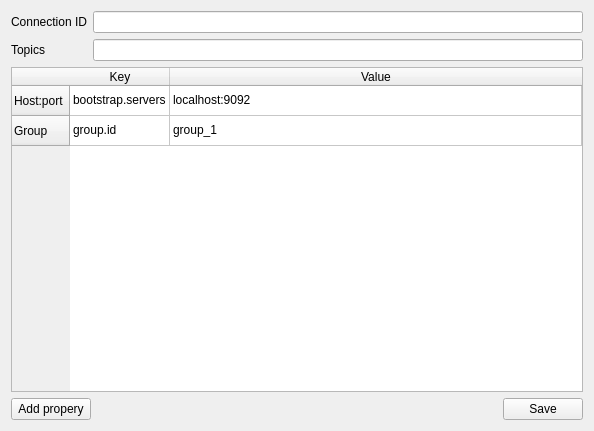
<?xml version="1.0" encoding="UTF-8"?>
<ui version="4.0">
 <class>ConnectionPropertiesForm</class>
 <widget class="QWidget" name="ConnectionPropertiesForm">
  <property name="geometry">
   <rect>
    <x>0</x>
    <y>0</y>
    <width>594</width>
    <height>431</height>
   </rect>
  </property>
  <property name="windowTitle">
   <string>Connection properties</string>
  </property>
  <layout class="QGridLayout" name="gridLayout">
   <item row="1" column="0">
    <widget class="QTableWidget" name="connectionPropertiesTableWidget">
     <attribute name="horizontalHeaderStretchLastSection">
      <bool>true</bool>
     </attribute>
     <attribute name="verticalHeaderStretchLastSection">
      <bool>false</bool>
     </attribute>
     <row>
      <property name="text">
       <string>Host:port</string>
      </property>
     </row>
     <row>
      <property name="text">
       <string>Group</string>
      </property>
     </row>
     <column>
      <property name="text">
       <string>Key</string>
      </property>
     </column>
     <column>
      <property name="text">
       <string>Value</string>
      </property>
     </column>
     <item row="0" column="0">
      <property name="text">
       <string>bootstrap.servers</string>
      </property>
      <property name="flags">
       <set>ItemIsUserCheckable|ItemIsEnabled</set>
      </property>
     </item>
     <item row="0" column="1">
      <property name="text">
       <string>localhost:9092</string>
      </property>
     </item>
     <item row="1" column="0">
      <property name="text">
       <string>group.id</string>
      </property>
      <property name="flags">
       <set>ItemIsUserCheckable|ItemIsEnabled</set>
      </property>
     </item>
     <item row="1" column="1">
      <property name="text">
       <string>group_1</string>
      </property>
     </item>
    </widget>
   </item>
   <item row="3" column="0">
    <layout class="QHBoxLayout" name="horizontalLayout">
     <item>
      <widget class="QPushButton" name="addPropertyButton">
       <property name="text">
        <string>Add propery</string>
       </property>
      </widget>
     </item>
     <item>
      <spacer name="horizontalSpacer">
       <property name="orientation">
        <enum>Qt::Horizontal</enum>
       </property>
       <property name="sizeHint" stdset="0">
        <size>
         <width>40</width>
         <height>20</height>
        </size>
       </property>
      </spacer>
     </item>
     <item>
      <widget class="QPushButton" name="saveButton">
       <property name="text">
        <string>Save</string>
       </property>
      </widget>
     </item>
    </layout>
   </item>
   <item row="0" column="0">
    <layout class="QGridLayout" name="gridLayout_2">
     <item row="2" column="1">
      <widget class="QLineEdit" name="topics"/>
     </item>
     <item row="0" column="1">
      <widget class="QLineEdit" name="connectionId"/>
     </item>
     <item row="2" column="0">
      <widget class="QLabel" name="label">
       <property name="text">
        <string>Topics</string>
       </property>
      </widget>
     </item>
     <item row="0" column="0">
      <widget class="QLabel" name="label_2">
       <property name="text">
        <string>Connection ID</string>
       </property>
      </widget>
     </item>
    </layout>
   </item>
  </layout>
 </widget>
 <resources/>
 <connections/>
</ui>
